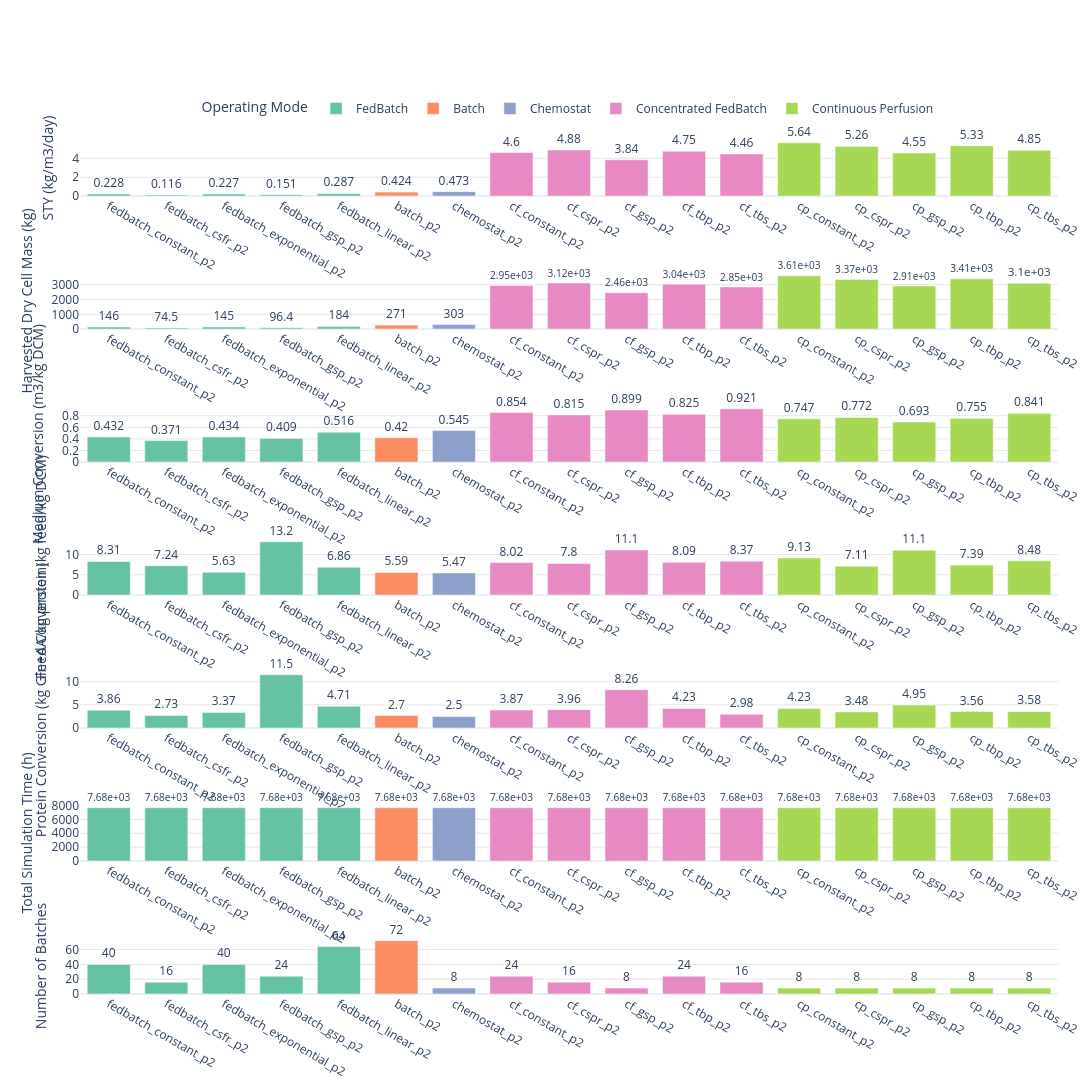

The notebook cell saved with this chart:
### Code cell
# ── KPI Bar Plots: one subplot per KPI, grouped by mode ───────────────────────
import plotly.graph_objects as go
from plotly.subplots import make_subplots


plot_cols = [c for c in KPI_LABELS_MAIN if c in df_stats.columns]
if not plot_cols:
    raise ValueError("No KPI columns available to plot.")

n_plots = len(plot_cols)
fig = make_subplots(
    rows=n_plots,
    cols=1,
    shared_xaxes=False,
    shared_yaxes=False,
    vertical_spacing=0.09,
 )

for row, col in enumerate(plot_cols, start=1):
    for mode in mode_order:
        sub = plot_data_ordered.loc[plot_data_ordered["mode"] == mode, ["short_label", col]].copy()
        sub[col] = sub[col].astype(float)

        fig.add_trace(
            go.Bar(
                x=sub["short_label"],
                y=sub[col],
                name=mode,
                marker_color=mode_colors[mode],
                text=[f"{v:.3g}" for v in sub[col]],
                textposition="outside",
                cliponaxis=False,
                showlegend=(row == 1),
                hovertemplate=(
                    "<b>%{x}</b><br>"
                    + f"{KPI_LABELS_MAIN[col]}: "
                    + "%{y:.4g}<br>"
                    + f"Mode: {mode}<extra></extra>"
                ),
            ),
            row=row,
            col=1,
        )

    fig.update_xaxes(
        categoryorder="array",
        categoryarray=category_order_vertical,
        row=row,
        col=1,
    )
    fig.update_yaxes(
        title_text=KPI_LABELS_MAIN[col],
        row=row,
        col=1,
        showgrid=True,
        gridcolor="rgba(0,0,0,0.10)",
    )

fig.update_layout(
    height=max(700, 340 * n_plots),
    width=1100,
    barmode="group",
    bargap=0.25,
    legend_title_text="Operating Mode",
    legend=dict(
        orientation="h",
        yanchor="bottom",
        y=1.02,
        xanchor="center",
        x=0.5,
    ),
    margin=dict(l=80, r=20, t=140, b=20),
    template="plotly_white",
)

fig.show()

### Figure 1 — Plotly figure (JSON) as saved in the notebook; plotly's stock layout.template omitted (floating-point values rounded to 4 significant figures)
{"data": [{"cliponaxis": false, "hovertemplate": "<b>%{x}</b><br>STY (kg/m3/day): %{y:.4g}<br>Mode: FedBatch<extra></extra>", "marker": {"color": "rgb(102,194,165)"}, "name": "FedBatch", "showlegend": true, "text": ["0.228", "0.116", "0.227", "0.151", "0.287"], "textposition": "outside", "type": "bar", "x": ["fedbatch_constant_p2", "fedbatch_csfr_p2", "fedbatch_exponential_p2", "fedbatch_gsp_p2", "fedbatch_linear_p2"], "xaxis": "x", "y": [0.2285, 0.1164, 0.2273, 0.1507, 0.2868], "yaxis": "y"}, {"cliponaxis": false, "hovertemplate": "<b>%{x}</b><br>STY (kg/m3/day): %{y:.4g}<br>Mode: Batch<extra></extra>", "marker": {"color": "rgb(252,141,98)"}, "name": "Batch", "showlegend": true, "text": ["0.424"], "textposition": "outside", "type": "bar", "x": ["batch_p2"], "xaxis": "x", "y": [0.4241], "yaxis": "y"}, {"cliponaxis": false, "hovertemplate": "<b>%{x}</b><br>STY (kg/m3/day): %{y:.4g}<br>Mode: Chemostat<extra></extra>", "marker": {"color": "rgb(141,160,203)"}, "name": "Chemostat", "showlegend": true, "text": ["0.473"], "textposition": "outside", "type": "bar", "x": ["chemostat_p2"], "xaxis": "x", "y": [0.4734], "yaxis": "y"}, {"cliponaxis": false, "hovertemplate": "<b>%{x}</b><br>STY (kg/m3/day): %{y:.4g}<br>Mode: Concentrated FedBatch<extra></extra>", "marker": {"color": "rgb(231,138,195)"}, "name": "Concentrated FedBatch", "showlegend": true, "text": ["4.6", "4.88", "3.84", "4.75", "4.46"], "textposition": "outside", "type": "bar", "x": ["cf_constant_p2", "cf_cspr_p2", "cf_gsp_p2", "cf_tbp_p2", "cf_tbs_p2"], "xaxis": "x", "y": [4.604, 4.881, 3.837, 4.75, 4.46], "yaxis": "y"}, {"cliponaxis": false, "hovertemplate": "<b>%{x}</b><br>STY (kg/m3/day): %{y:.4g}<br>Mode: Continuous Perfusion<extra></extra>", "marker": {"color": "rgb(166,216,84)"}, "name": "Continuous Perfusion", "showlegend": true, "text": ["5.64", "5.26", "4.55", "5.33", "4.85"], "textposition": "outside", "type": "bar", "x": ["cp_constant_p2", "cp_cspr_p2", "cp_gsp_p2", "cp_tbp_p2", "cp_tbs_p2"], "xaxis": "x", "y": [5.638, 5.258, 4.553, 5.329, 4.846], "yaxis": "y"}, {"cliponaxis": false, "hovertemplate": "<b>%{x}</b><br>Harvested Dry Cell Mass (kg): %{y:.4g}<br>Mode: FedBatch<extra></extra>", "marker": {"color": "rgb(102,194,165)"}, "name": "FedBatch", "showlegend": false, "text": ["146", "74.5", "145", "96.4", "184"], "textposition": "outside", "type": "bar", "x": ["fedbatch_constant_p2", "fedbatch_csfr_p2", "fedbatch_exponential_p2", "fedbatch_gsp_p2", "fedbatch_linear_p2"], "xaxis": "x2", "y": [146.2, 74.48, 145.4, 96.45, 183.5], "yaxis": "y2"}, {"cliponaxis": false, "hovertemplate": "<b>%{x}</b><br>Harvested Dry Cell Mass (kg): %{y:.4g}<br>Mode: Batch<extra></extra>", "marker": {"color": "rgb(252,141,98)"}, "name": "Batch", "showlegend": false, "text": ["271"], "textposition": "outside", "type": "bar", "x": ["batch_p2"], "xaxis": "x2", "y": [271.5], "yaxis": "y2"}, {"cliponaxis": false, "hovertemplate": "<b>%{x}</b><br>Harvested Dry Cell Mass (kg): %{y:.4g}<br>Mode: Chemostat<extra></extra>", "marker": {"color": "rgb(141,160,203)"}, "name": "Chemostat", "showlegend": false, "text": ["303"], "textposition": "outside", "type": "bar", "x": ["chemostat_p2"], "xaxis": "x2", "y": [303.0], "yaxis": "y2"}, {"cliponaxis": false, "hovertemplate": "<b>%{x}</b><br>Harvested Dry Cell Mass (kg): %{y:.4g}<br>Mode: Concentrated FedBatch<extra></extra>", "marker": {"color": "rgb(231,138,195)"}, "name": "Concentrated FedBatch", "showlegend": false, "text": ["2.95e+03", "3.12e+03", "2.46e+03", "3.04e+03", "2.85e+03"], "textposition": "outside", "type": "bar", "x": ["cf_constant_p2", "cf_cspr_p2", "cf_gsp_p2", "cf_tbp_p2", "cf_tbs_p2"], "xaxis": "x2", "y": [2947.0, 3124.0, 2456.0, 3040.0, 2854.0], "yaxis": "y2"}, {"cliponaxis": false, "hovertemplate": "<b>%{x}</b><br>Harvested Dry Cell Mass (kg): %{y:.4g}<br>Mode: Continuous Perfusion<extra></extra>", "marker": {"color": "rgb(166,216,84)"}, "name": "Continuous Perfusion", "showlegend": false, "text": ["3.61e+03", "3.37e+03", "2.91e+03", "3.41e+03", "3.1e+03"], "textposition": "outside", "type": "bar", "x": ["cp_constant_p2", "cp_cspr_p2", "cp_gsp_p2", "cp_tbp_p2", "cp_tbs_p2"], "xaxis": "x2", "y": [3609.0, 3365.0, 2914.0, 3411.0, 3102.0], "yaxis": "y2"}, {"cliponaxis": false, "hovertemplate": "<b>%{x}</b><br>Medium Conversion (m3/kg DCM): %{y:.4g}<br>Mode: FedBatch<extra></extra>", "marker": {"color": "rgb(102,194,165)"}, "name": "FedBatch", "showlegend": false, "text": ["0.432", "0.371", "0.434", "0.409", "0.516"], "textposition": "outside", "type": "bar", "x": ["fedbatch_constant_p2", "fedbatch_csfr_p2", "fedbatch_exponential_p2", "fedbatch_gsp_p2", "fedbatch_linear_p2"], "xaxis": "x3", "y": [0.4323, 0.3708, 0.4341, 0.4092, 0.516], "yaxis": "y3"}, {"cliponaxis": false, "hovertemplate": "<b>%{x}</b><br>Medium Conversion (m3/kg DCM): %{y:.4g}<br>Mode: Batch<extra></extra>", "marker": {"color": "rgb(252,141,98)"}, "name": "Batch", "showlegend": false, "text": ["0.42"], "textposition": "outside", "type": "bar", "x": ["batch_p2"], "xaxis": "x3", "y": [0.4204], "yaxis": "y3"}, {"cliponaxis": false, "hovertemplate": "<b>%{x}</b><br>Medium Conversion (m3/kg DCM): %{y:.4g}<br>Mode: Chemostat<extra></extra>", "marker": {"color": "rgb(141,160,203)"}, "name": "Chemostat", "showlegend": false, "text": ["0.545"], "textposition": "outside", "type": "bar", "x": ["chemostat_p2"], "xaxis": "x3", "y": [0.5451], "yaxis": "y3"}, {"cliponaxis": false, "hovertemplate": "<b>%{x}</b><br>Medium Conversion (m3/kg DCM): %{y:.4g}<br>Mode: Concentrated FedBatch<extra></extra>", "marker": {"color": "rgb(231,138,195)"}, "name": "Concentrated FedBatch", "showlegend": false, "text": ["0.854", "0.815", "0.899", "0.825", "0.921"], "textposition": "outside", "type": "bar", "x": ["cf_constant_p2", "cf_cspr_p2", "cf_gsp_p2", "cf_tbp_p2", "cf_tbs_p2"], "xaxis": "x3", "y": [0.8545, 0.8147, 0.8994, 0.8251, 0.921], "yaxis": "y3"}, {"cliponaxis": false, "hovertemplate": "<b>%{x}</b><br>Medium Conversion (m3/kg DCM): %{y:.4g}<br>Mode: Continuous Perfusion<extra></extra>", "marker": {"color": "rgb(166,216,84)"}, "name": "Continuous Perfusion", "showlegend": false, "text": ["0.747", "0.772", "0.693", "0.755", "0.841"], "textposition": "outside", "type": "bar", "x": ["cp_constant_p2", "cp_cspr_p2", "cp_gsp_p2", "cp_tbp_p2", "cp_tbs_p2"], "xaxis": "x3", "y": [0.7471, 0.7719, 0.6927, 0.7552, 0.8414], "yaxis": "y3"}, {"cliponaxis": false, "hovertemplate": "<b>%{x}</b><br>Feed Conversion (kg feed/kg DCM): %{y:.4g}<br>Mode: FedBatch<extra></extra>", "marker": {"color": "rgb(102,194,165)"}, "name": "FedBatch", "showlegend": false, "text": ["8.31", "7.24", "5.63", "13.2", "6.86"], "textposition": "outside", "type": "bar", "x": ["fedbatch_constant_p2", "fedbatch_csfr_p2", "fedbatch_exponential_p2", "fedbatch_gsp_p2", "fedbatch_linear_p2"], "xaxis": "x4", "y": [8.307, 7.243, 5.629, 13.16, 6.86], "yaxis": "y4"}, {"cliponaxis": false, "hovertemplate": "<b>%{x}</b><br>Feed Conversion (kg feed/kg DCM): %{y:.4g}<br>Mode: Batch<extra></extra>", "marker": {"color": "rgb(252,141,98)"}, "name": "Batch", "showlegend": false, "text": ["5.59"], "textposition": "outside", "type": "bar", "x": ["batch_p2"], "xaxis": "x4", "y": [5.592], "yaxis": "y4"}, {"cliponaxis": false, "hovertemplate": "<b>%{x}</b><br>Feed Conversion (kg feed/kg DCM): %{y:.4g}<br>Mode: Chemostat<extra></extra>", "marker": {"color": "rgb(141,160,203)"}, "name": "Chemostat", "showlegend": false, "text": ["5.47"], "textposition": "outside", "type": "bar", "x": ["chemostat_p2"], "xaxis": "x4", "y": [5.47], "yaxis": "y4"}, {"cliponaxis": false, "hovertemplate": "<b>%{x}</b><br>Feed Conversion (kg feed/kg DCM): %{y:.4g}<br>Mode: Concentrated FedBatch<extra></extra>", "marker": {"color": "rgb(231,138,195)"}, "name": "Concentrated FedBatch", "showlegend": false, "text": ["8.02", "7.8", "11.1", "8.09", "8.37"], "textposition": "outside", "type": "bar", "x": ["cf_constant_p2", "cf_cspr_p2", "cf_gsp_p2", "cf_tbp_p2", "cf_tbs_p2"], "xaxis": "x4", "y": [8.024, 7.796, 11.14, 8.091, 8.367], "yaxis": "y4"}, {"cliponaxis": false, "hovertemplate": "<b>%{x}</b><br>Feed Conversion (kg feed/kg DCM): %{y:.4g}<br>Mode: Continuous Perfusion<extra></extra>", "marker": {"color": "rgb(166,216,84)"}, "name": "Continuous Perfusion", "showlegend": false, "text": ["9.13", "7.11", "11.1", "7.39", "8.48"], "textposition": "outside", "type": "bar", "x": ["cp_constant_p2", "cp_cspr_p2", "cp_gsp_p2", "cp_tbp_p2", "cp_tbs_p2"], "xaxis": "x4", "y": [9.126, 7.113, 11.07, 7.393, 8.478], "yaxis": "y4"}, {"cliponaxis": false, "hovertemplate": "<b>%{x}</b><br>Protein Conversion (kg Gln+AA/kg protein): %{y:.4g}<br>Mode: FedBatch<extra></extra>", "marker": {"color": "rgb(102,194,165)"}, "name": "FedBatch", "showlegend": false, "text": ["3.86", "2.73", "3.37", "11.5", "4.71"], "textposition": "outside", "type": "bar", "x": ["fedbatch_constant_p2", "fedbatch_csfr_p2", "fedbatch_exponential_p2", "fedbatch_gsp_p2", "fedbatch_linear_p2"], "xaxis": "x5", "y": [3.858, 2.726, 3.37, 11.5, 4.709], "yaxis": "y5"}, {"cliponaxis": false, "hovertemplate": "<b>%{x}</b><br>Protein Conversion (kg Gln+AA/kg protein): %{y:.4g}<br>Mode: Batch<extra></extra>", "marker": {"color": "rgb(252,141,98)"}, "name": "Batch", "showlegend": false, "text": ["2.7"], "textposition": "outside", "type": "bar", "x": ["batch_p2"], "xaxis": "x5", "y": [2.701], "yaxis": "y5"}, {"cliponaxis": false, "hovertemplate": "<b>%{x}</b><br>Protein Conversion (kg Gln+AA/kg protein): %{y:.4g}<br>Mode: Chemostat<extra></extra>", "marker": {"color": "rgb(141,160,203)"}, "name": "Chemostat", "showlegend": false, "text": ["2.5"], "textposition": "outside", "type": "bar", "x": ["chemostat_p2"], "xaxis": "x5", "y": [2.505], "yaxis": "y5"}, {"cliponaxis": false, "hovertemplate": "<b>%{x}</b><br>Protein Conversion (kg Gln+AA/kg protein): %{y:.4g}<br>Mode: Concentrated FedBatch<extra></extra>", "marker": {"color": "rgb(231,138,195)"}, "name": "Concentrated FedBatch", "showlegend": false, "text": ["3.87", "3.96", "8.26", "4.23", "2.98"], "textposition": "outside", "type": "bar", "x": ["cf_constant_p2", "cf_cspr_p2", "cf_gsp_p2", "cf_tbp_p2", "cf_tbs_p2"], "xaxis": "x5", "y": [3.871, 3.958, 8.257, 4.23, 2.984], "yaxis": "y5"}, {"cliponaxis": false, "hovertemplate": "<b>%{x}</b><br>Protein Conversion (kg Gln+AA/kg protein): %{y:.4g}<br>Mode: Continuous Perfusion<extra></extra>", "marker": {"color": "rgb(166,216,84)"}, "name": "Continuous Perfusion", "showlegend": false, "text": ["4.23", "3.48", "4.95", "3.56", "3.58"], "textposition": "outside", "type": "bar", "x": ["cp_constant_p2", "cp_cspr_p2", "cp_gsp_p2", "cp_tbp_p2", "cp_tbs_p2"], "xaxis": "x5", "y": [4.229, 3.483, 4.947, 3.563, 3.577], "yaxis": "y5"}, {"cliponaxis": false, "hovertemplate": "<b>%{x}</b><br>Total Simulation Time (h): %{y:.4g}<br>Mode: FedBatch<extra></extra>", "marker": {"color": "rgb(102,194,165)"}, "name": "FedBatch", "showlegend": false, "text": ["7.68e+03", "7.68e+03", "7.68e+03", "7.68e+03", "7.68e+03"], "textposition": "outside", "type": "bar", "x": ["fedbatch_constant_p2", "fedbatch_csfr_p2", "fedbatch_exponential_p2", "fedbatch_gsp_p2", "fedbatch_linear_p2"], "xaxis": "x6", "y": [7680.0, 7680.0, 7680.0, 7680.0, 7680.0], "yaxis": "y6"}, {"cliponaxis": false, "hovertemplate": "<b>%{x}</b><br>Total Simulation Time (h): %{y:.4g}<br>Mode: Batch<extra></extra>", "marker": {"color": "rgb(252,141,98)"}, "name": "Batch", "showlegend": false, "text": ["7.68e+03"], "textposition": "outside", "type": "bar", "x": ["batch_p2"], "xaxis": "x6", "y": [7680.0], "yaxis": "y6"}, {"cliponaxis": false, "hovertemplate": "<b>%{x}</b><br>Total Simulation Time (h): %{y:.4g}<br>Mode: Chemostat<extra></extra>", "marker": {"color": "rgb(141,160,203)"}, "name": "Chemostat", "showlegend": false, "text": ["7.68e+03"], "textposition": "outside", "type": "bar", "x": ["chemostat_p2"], "xaxis": "x6", "y": [7680.0], "yaxis": "y6"}, {"cliponaxis": false, "hovertemplate": "<b>%{x}</b><br>Total Simulation Time (h): %{y:.4g}<br>Mode: Concentrated FedBatch<extra></extra>", "marker": {"color": "rgb(231,138,195)"}, "name": "Concentrated FedBatch", "showlegend": false, "text": ["7.68e+03", "7.68e+03", "7.68e+03", "7.68e+03", "7.68e+03"], "textposition": "outside", "type": "bar", "x": ["cf_constant_p2", "cf_cspr_p2", "cf_gsp_p2", "cf_tbp_p2", "cf_tbs_p2"], "xaxis": "x6", "y": [7680.0, 7680.0, 7680.0, 7680.0, 7680.0], "yaxis": "y6"}, {"cliponaxis": false, "hovertemplate": "<b>%{x}</b><br>Total Simulation Time (h): %{y:.4g}<br>Mode: Continuous Perfusion<extra></extra>", "marker": {"color": "rgb(166,216,84)"}, "name": "Continuous Perfusion", "showlegend": false, "text": ["7.68e+03", "7.68e+03", "7.68e+03", "7.68e+03", "7.68e+03"], "textposition": "outside", "type": "bar", "x": ["cp_constant_p2", "cp_cspr_p2", "cp_gsp_p2", "cp_tbp_p2", "cp_tbs_p2"], "xaxis": "x6", "y": [7680.0, 7680.0, 7680.0, 7680.0, 7680.0], "yaxis": "y6"}, {"cliponaxis": false, "hovertemplate": "<b>%{x}</b><br>Number of Batches: %{y:.4g}<br>Mode: FedBatch<extra></extra>", "marker": {"color": "rgb(102,194,165)"}, "name": "FedBatch", "showlegend": false, "text": ["40", "16", "40", "24", "64"], "textposition": "outside", "type": "bar", "x": ["fedbatch_constant_p2", "fedbatch_csfr_p2", "fedbatch_exponential_p2", "fedbatch_gsp_p2", "fedbatch_linear_p2"], "xaxis": "x7", "y": [40.0, 16.0, 40.0, 24.0, 64.0], "yaxis": "y7"}, {"cliponaxis": false, "hovertemplate": "<b>%{x}</b><br>Number of Batches: %{y:.4g}<br>Mode: Batch<extra></extra>", "marker": {"color": "rgb(252,141,98)"}, "name": "Batch", "showlegend": false, "text": ["72"], "textposition": "outside", "type": "bar", "x": ["batch_p2"], "xaxis": "x7", "y": [72.0], "yaxis": "y7"}, {"cliponaxis": false, "hovertemplate": "<b>%{x}</b><br>Number of Batches: %{y:.4g}<br>Mode: Chemostat<extra></extra>", "marker": {"color": "rgb(141,160,203)"}, "name": "Chemostat", "showlegend": false, "text": ["8"], "textposition": "outside", "type": "bar", "x": ["chemostat_p2"], "xaxis": "x7", "y": [8.0], "yaxis": "y7"}, {"cliponaxis": false, "hovertemplate": "<b>%{x}</b><br>Number of Batches: %{y:.4g}<br>Mode: Concentrated FedBatch<extra></extra>", "marker": {"color": "rgb(231,138,195)"}, "name": "Concentrated FedBatch", "showlegend": false, "text": ["24", "16", "8", "24", "16"], "textposition": "outside", "type": "bar", "x": ["cf_constant_p2", "cf_cspr_p2", "cf_gsp_p2", "cf_tbp_p2", "cf_tbs_p2"], "xaxis": "x7", "y": [24.0, 16.0, 8.0, 24.0, 16.0], "yaxis": "y7"}, {"cliponaxis": false, "hovertemplate": "<b>%{x}</b><br>Number of Batches: %{y:.4g}<br>Mode: Continuous Perfusion<extra></extra>", "marker": {"color": "rgb(166,216,84)"}, "name": "Continuous Perfusion", "showlegend": false, "text": ["8", "8", "8", "8", "8"], "textposition": "outside", "type": "bar", "x": ["cp_constant_p2", "cp_cspr_p2", "cp_gsp_p2", "cp_tbp_p2", "cp_tbs_p2"], "xaxis": "x7", "y": [8.0, 8.0, 8.0, 8.0, 8.0], "yaxis": "y7"}], "layout": {"bargap": 0.25, "barmode": "group", "height": 2380, "legend": {"orientation": "h", "title": {"text": "Operating Mode"}, "x": 0.5, "xanchor": "center", "y": 1.02, "yanchor": "bottom"}, "margin": {"b": 20, "l": 80, "r": 20, "t": 140}, "width": 1100, "xaxis": {"anchor": "y", "categoryarray": ["fedbatch_constant_p2", "fedbatch_csfr_p2", "fedbatch_exponential_p2", "fedbatch_gsp_p2", "fedbatch_linear_p2", "batch_p2", "chemostat_p2", "cf_constant_p2", "cf_cspr_p2", "cf_gsp_p2", "cf_tbp_p2", "cf_tbs_p2", "cp_constant_p2", "cp_cspr_p2", "cp_gsp_p2", "cp_tbp_p2", "cp_tbs_p2"], "categoryorder": "array", "domain": [0, 1]}, "xaxis2": {"anchor": "y2", "categoryarray": ["fedbatch_constant_p2", "fedbatch_csfr_p2", "fedbatch_exponential_p2", "fedbatch_gsp_p2", "fedbatch_linear_p2", "batch_p2", "chemostat_p2", "cf_constant_p2", "cf_cspr_p2", "cf_gsp_p2", "cf_tbp_p2", "cf_tbs_p2", "cp_constant_p2", "cp_cspr_p2", "cp_gsp_p2", "cp_tbp_p2", "cp_tbs_p2"], "categoryorder": "array", "domain": [0, 1]}, "xaxis3": {"anchor": "y3", "categoryarray": ["fedbatch_constant_p2", "fedbatch_csfr_p2", "fedbatch_exponential_p2", "fedbatch_gsp_p2", "fedbatch_linear_p2", "batch_p2", "chemostat_p2", "cf_constant_p2", "cf_cspr_p2", "cf_gsp_p2", "cf_tbp_p2", "cf_tbs_p2", "cp_constant_p2", "cp_cspr_p2", "cp_gsp_p2", "cp_tbp_p2", "cp_tbs_p2"], "categoryorder": "array", "domain": [0, 1]}, "xaxis4": {"anchor": "y4", "categoryarray": ["fedbatch_constant_p2", "fedbatch_csfr_p2", "fedbatch_exponential_p2", "fedbatch_gsp_p2", "fedbatch_linear_p2", "batch_p2", "chemostat_p2", "cf_constant_p2", "cf_cspr_p2", "cf_gsp_p2", "cf_tbp_p2", "cf_tbs_p2", "cp_constant_p2", "cp_cspr_p2", "cp_gsp_p2", "cp_tbp_p2", "cp_tbs_p2"], "categoryorder": "array", "domain": [0, 1]}, "xaxis5": {"anchor": "y5", "categoryarray": ["fedbatch_constant_p2", "fedbatch_csfr_p2", "fedbatch_exponential_p2", "fedbatch_gsp_p2", "fedbatch_linear_p2", "batch_p2", "chemostat_p2", "cf_constant_p2", "cf_cspr_p2", "cf_gsp_p2", "cf_tbp_p2", "cf_tbs_p2", "cp_constant_p2", "cp_cspr_p2", "cp_gsp_p2", "cp_tbp_p2", "cp_tbs_p2"], "categoryorder": "array", "domain": [0, 1]}, "xaxis6": {"anchor": "y6", "categoryarray": ["fedbatch_constant_p2", "fedbatch_csfr_p2", "fedbatch_exponential_p2", "fedbatch_gsp_p2", "fedbatch_linear_p2", "batch_p2", "chemostat_p2", "cf_constant_p2", "cf_cspr_p2", "cf_gsp_p2", "cf_tbp_p2", "cf_tbs_p2", "cp_constant_p2", "cp_cspr_p2", "cp_gsp_p2", "cp_tbp_p2", "cp_tbs_p2"], "categoryorder": "array", "domain": [0, 1]}, "xaxis7": {"anchor": "y7", "categoryarray": ["fedbatch_constant_p2", "fedbatch_csfr_p2", "fedbatch_exponential_p2", "fedbatch_gsp_p2", "fedbatch_linear_p2", "batch_p2", "chemostat_p2", "cf_constant_p2", "cf_cspr_p2", "cf_gsp_p2", "cf_tbp_p2", "cf_tbs_p2", "cp_constant_p2", "cp_cspr_p2", "cp_gsp_p2", "cp_tbp_p2", "cp_tbs_p2"], "categoryorder": "array", "domain": [0, 1]}, "yaxis": {"anchor": "x", "domain": [0.9343, 1], "gridcolor": "rgba(0,0,0,0.10)", "showgrid": true, "title": {"text": "STY (kg/m3/day)"}}, "yaxis2": {"anchor": "x2", "domain": [0.7786, 0.8443], "gridcolor": "rgba(0,0,0,0.10)", "showgrid": true, "title": {"text": "Harvested Dry Cell Mass (kg)"}}, "yaxis3": {"anchor": "x3", "domain": [0.6229, 0.6886], "gridcolor": "rgba(0,0,0,0.10)", "showgrid": true, "title": {"text": "Medium Conversion (m3/kg DCM)"}}, "yaxis4": {"anchor": "x4", "domain": [0.4671, 0.5329], "gridcolor": "rgba(0,0,0,0.10)", "showgrid": true, "title": {"text": "Feed Conversion (kg feed/kg DCM)"}}, "yaxis5": {"anchor": "x5", "domain": [0.3114, 0.3771], "gridcolor": "rgba(0,0,0,0.10)", "showgrid": true, "title": {"text": "Protein Conversion (kg Gln+AA/kg protein)"}}, "yaxis6": {"anchor": "x6", "domain": [0.1557, 0.2214], "gridcolor": "rgba(0,0,0,0.10)", "showgrid": true, "title": {"text": "Total Simulation Time (h)"}}, "yaxis7": {"anchor": "x7", "domain": [0, 0.06571], "gridcolor": "rgba(0,0,0,0.10)", "showgrid": true, "title": {"text": "Number of Batches"}}}}
